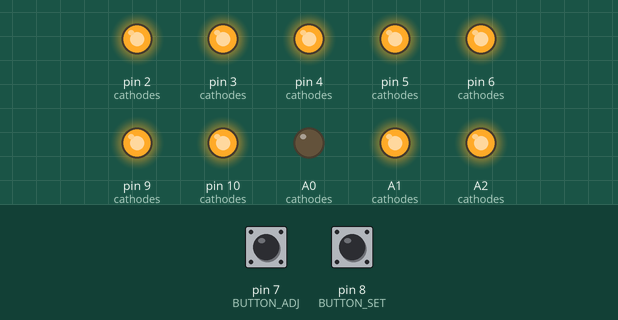
A sketch run on a simulated Arduino Nano, built with avr-gcc and run on an emulated ATmega328P. On the bench: output pins drawn as LEDs (lit = HIGH). Dashed ring = blinking. Inputs (shaded band) come from the test bench; at power-on: pin 7 (BUTTON_ADJ) LOW, pin 8 (BUTTON_SET) LOW.

Above: at 1.2 s.
1.3 s: pin 7 (BUTTON_ADJ) pulled HIGH for 0.15 s
At 1.3 s:
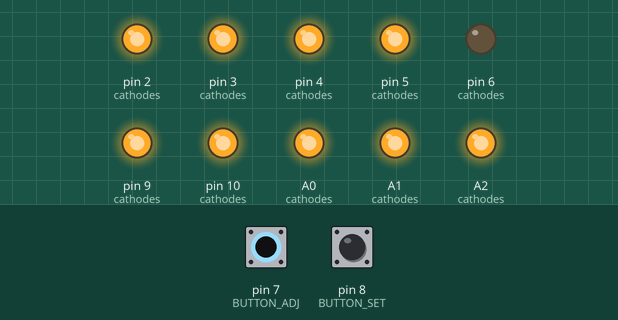
2.9 s: pin 8 (BUTTON_SET) pulled HIGH for 0.15 s
At 4.4 s:
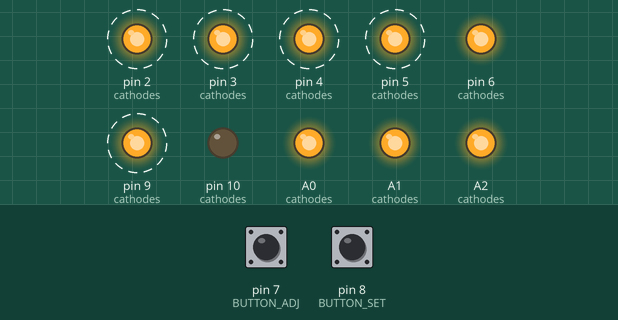
6.0 s: pin 7 (BUTTON_ADJ) pulled HIGH for 1 s
At 6.0 s:
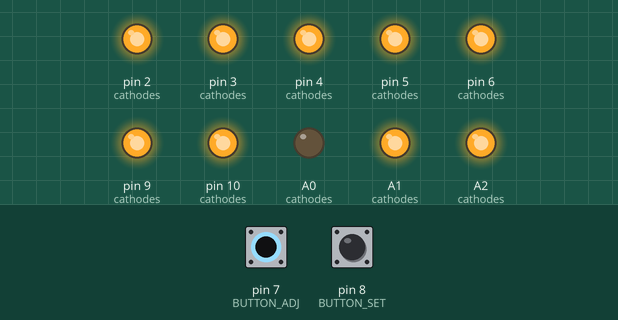
8.5 s: pin 8 (BUTTON_SET) pulled HIGH for 1 s
At 10.4 s:
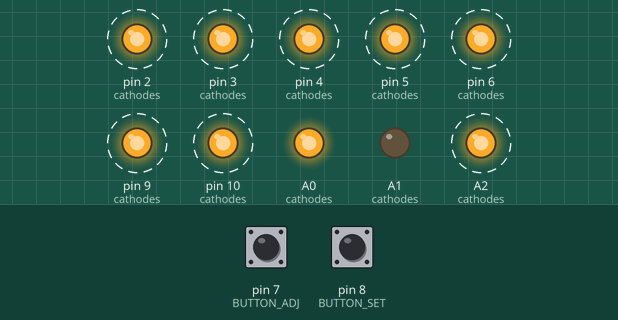
Timing chart, 0 to 12.5 s (numbered marks = the images above; inputs shaded):
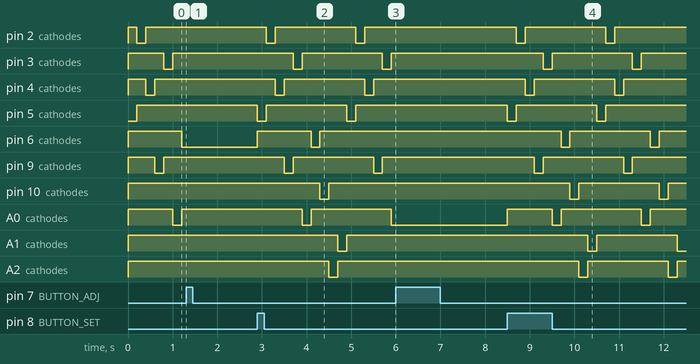

The sketch:

blub-nixie-clock-sandbox.ino
```cpp
// (licence header left out)
/****** DEFINITIONS ************************************************************************************/

#define NIXIE_0 5
#define NIXIE_1 2
#define NIXIE_2 4
#define NIXIE_3 9
#define NIXIE_4 3
#define NIXIE_5 A0
#define NIXIE_6 6
#define NIXIE_7 10
#define NIXIE_8 A2
#define NIXIE_9 A1
#define BUTTON_SET 8
#define BUTTON_ADJ 7

const int cathodes[] = {NIXIE_0,NIXIE_1,NIXIE_2,NIXIE_3,NIXIE_4,NIXIE_5,NIXIE_6,NIXIE_7,NIXIE_8,NIXIE_9};

/******** VARIABLES ************************************************************************************/

boolean button_set_pressed = false; //flag for SET button (true when pressed)
boolean button_adj_pressed = false; //flag for ADJ button (true when pressed)


/******** FUNCTIONS ************************************************************************************/

void InitialiseInterrupt() {
  cli(); // switch interrupts off while messing with their settings
  PCMSK2 |= (1 << PCINT23); //button_adj
  PCMSK0 |= (1 << PCINT0);  //button_set
  PCICR |= (1 << PCIE2);    // Enable PCINT interrupt
  PCICR |= (1 << PCIE0);    // Enable PCINT interrupt
  sei(); // turn interrupts back on
}
ISR(PCINT2_vect) { // interrupt routine for the ADJ button
  if (digitalRead(BUTTON_ADJ) == 1) {
     button_adj_pressed = true;
  }
}
ISR(PCINT0_vect) { // interrupt routine for the SET button
  if (digitalRead(BUTTON_SET) == 1) {
     button_set_pressed = true;
  }
}
/**/

void initialize_IO() {
  //initialization of the output pins (nixie tube cathodes)
  for (uint8_t n = 0; n < 10; n++) {
    pinMode(cathodes[n], OUTPUT);
    digitalWrite(cathodes[n], HIGH);
  }
  //initialization of the button pins
  pinMode(BUTTON_SET, INPUT);
  pinMode(BUTTON_ADJ, INPUT);
}

void display_number(int digit) {
  //blank all digits
  for (int n = 0; n < 10; n++) {
    digitalWrite(cathodes[n], HIGH);
  }
  //if digit is from 0-9, activate the correct cathode
  if (digit>=0 && digit<10) digitalWrite(cathodes[digit], LOW);
}

void clear_display() {
  display_number(11);
}

void setup() {
  initialize_IO();
  InitialiseInterrupt();
  clear_display();
}

void loop() {
  if (!button_adj_pressed) { //pause cycling through digits if ADJ pressed
    for (uint8_t i=0; i<10; i++){
      if (button_adj_pressed) { //exit the FOR cycle if ADJ pressed
        break;
      }
      display_number(i);
      delay(200);
    }
  }
  if (button_set_pressed) { // continue cycling through digits if SET pressed
    button_set_pressed = false;
    button_adj_pressed = false;
  }
}
```

Measured:
- after the input at 1.3 s, pin 2 (cathodes): stays HIGH (without the input it goes to LOW after 0.90 s); pin 3 (cathodes): stays HIGH (without the input it goes to LOW after 1.5 s)
- after the input at 2.9 s, pin 2 (cathodes): alternates HIGH for 1.8 s and LOW for 0.20 s, starting after 0.20 s; pin 3 (cathodes): alternates HIGH for 1.8 s and LOW for 0.20 s, starting after 0.80 s
- after the input at 6.0 s, pin 2 (cathodes): stays HIGH (without the input it goes to LOW after 1.1 s); pin 3 (cathodes): stays HIGH (without the input it goes to LOW after 1.7 s)
- after the input at 8.5 s, pin 2 (cathodes): alternates HIGH for 1.8 s and LOW for 0.20 s, starting after 0.20 s; pin 3 (cathodes): alternates HIGH for 1.8 s and LOW for 0.20 s, starting after 0.80 s
